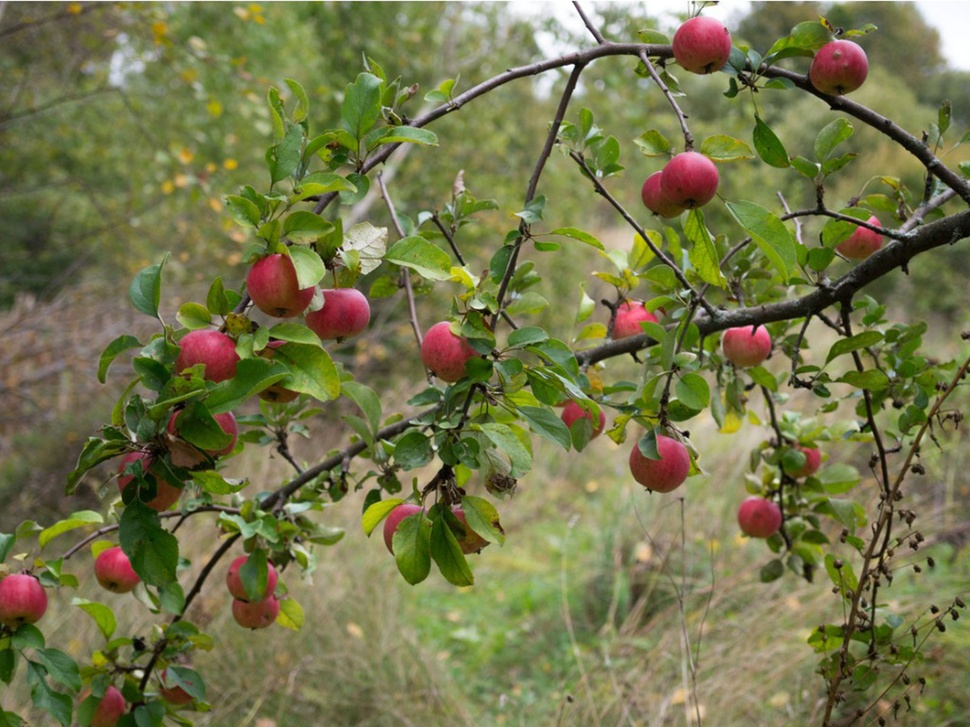
#> input picture Exercises_week1/appletree.jpg, 970 x 727 px, shrunk from 1600 x 1200 before the run
$ jupyter execute --allow-errors Weekly_proj_part1.ipynb
#> lines starting #> are read from the running program, lines starting #| are printed output that depends on the picture; after the words box and inside, x2 and y2 are one past the last pixel; in counts of white or black regions, pixels touching at a corner belong together
[cell 1]
import cv2
import numpy as np
from matplotlib import pyplot as plt
import imutils

[cell 2]
bgr_img = cv2.imread("appletree.jpg")
#> bgr_img is the input picture: shape (727, 970, 3); mean B, G, R 74.3, 117, 116.1
b,g,r = cv2.split(bgr_img)       # get b,g,r
image = cv2.merge([r,g,b])
(h, w, d) = image.shape
#> h = 727; w = 970; d = 3
print("width={}, height={}, depth={}".format(w, h, d))
#| width=970, height=727, depth=3
plt.imshow(image)

[cell 3]
gray = cv2.cvtColor(image.copy(), cv2.COLOR_RGB2GRAY)
plt.imshow(gray, cmap = 'gray')

[cell 4]
titles=['r','g','b']
plt.figure(figsize = (16,4))
for i in range(2):
    channel = np.zeros_like(image)
    channel[:,:,i] = image[:,:,i]
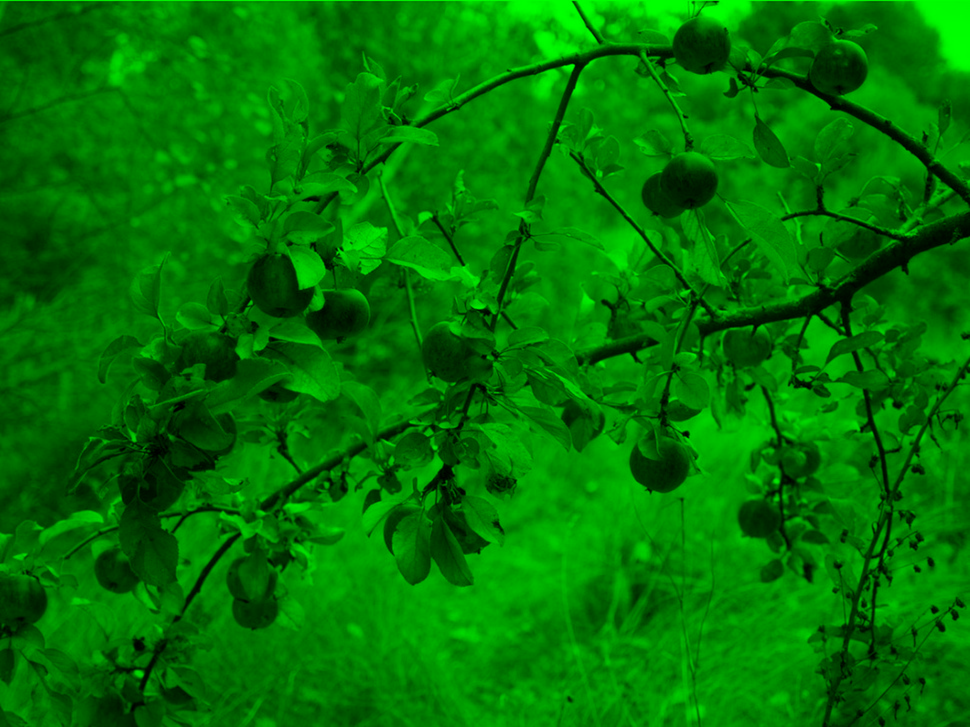
#> channel: shape (727, 970, 3); mean R, G, B 0, 117, 0
img_g = channel
plt.imshow(img_g)

[cell 5]
gray = cv2.cvtColor(img_g, cv2.COLOR_RGB2GRAY)
plt.imshow(gray, cmap = 'gray')

[cell 6]
hsv = cv2.cvtColor(image,cv2.COLOR_BGR2HSV)
#> hsv: shape (727, 970, 3); mean H, S, V 88.9, 111.3, 123.9
kernel = np.ones((19,19),np.uint8)  #

lowerBound = np.array([100,80,0])
upperBound = np.array([180,255,255])
#lowerBound = np.array([100,80,0])
#upperBound = np.array([255,255,255])
mask = cv2.inRange(hsv,lowerBound,upperBound);
#> mask: shape (727, 970); 8.4% white; 923 white regions (707 under 20 px), largest, box (x1, y1, x2, y2) and area: (244, 253, 316, 321) 3213, (640, 154, 720, 214) 3198, (654, 18, 731, 74) 2558
image_result = cv2.bitwise_and(image,image,mask=mask)
plt.imshow(image_result)
#img = cv2.morphologyEx(image_result,cv2.MORPH_OPEN,kernel)
#plt.imshow(img,cmap='gray')
#img.dtype

[cell 7]
kernel = np.ones((19,19),np.uint8)
opening = cv2.morphologyEx(image_result, cv2.MORPH_OPEN, kernel)
plt.imshow(opening)

[cell 8]
gray = cv2.cvtColor(opening, cv2.COLOR_RGB2GRAY)
plt.imshow(gray, cmap = 'gray')

[cell 9]
threshold = 10
threshold_value = 255

thresh = cv2.threshold(gray, threshold, threshold_value, cv2.THRESH_BINARY)[1]
#> thresh: shape (727, 970); 3.8% white; 16 white regions, largest, box (x1, y1, x2, y2) and area: (643, 157, 718, 209) 2948, (247, 254, 309, 313) 2865, (674, 21, 729, 68) 2249
plt.imshow(thresh, cmap='gray')

mask = thresh.copy()
mask = cv2.erode(mask, None, iterations = 3)
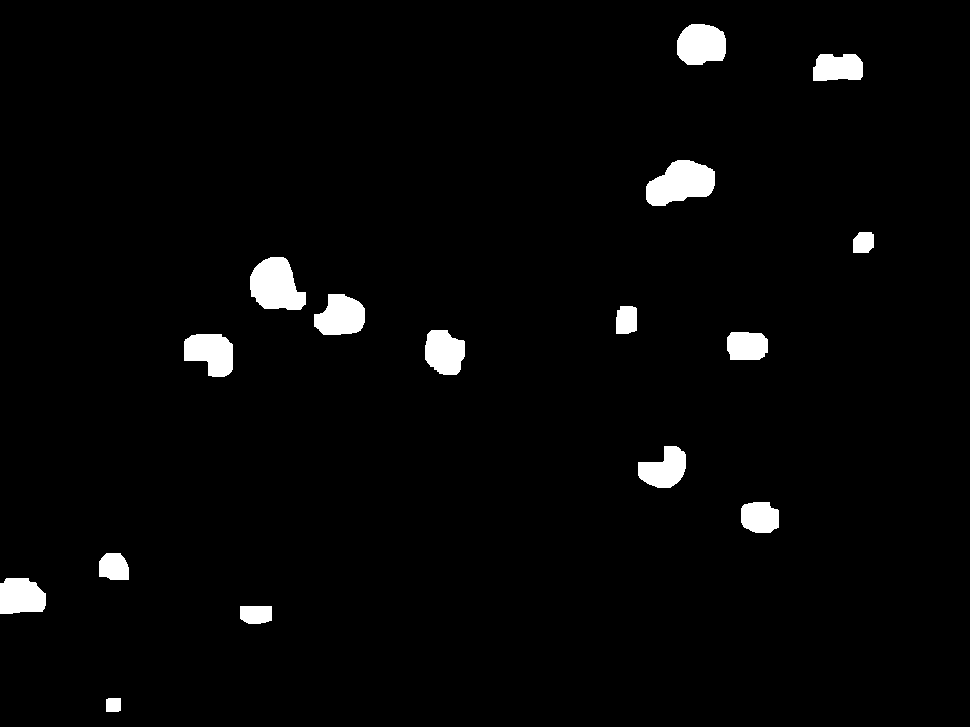
#> mask: shape (727, 970); 2.7% white; 16 white regions
plt.imshow(mask, cmap = 'gray')

[cell 10]
#A)segment the apples
cnts = cv2.findContours(thresh.copy(), cv2.RETR_EXTERNAL, cv2.CHAIN_APPROX_SIMPLE)
#> cnts = 16 contours; largest, box (x1, y1, x2, y2) and area: (643, 157, 718, 209) 2846, (247, 254, 309, 313) 2766, (674, 21, 729, 68) 2166, (311, 291, 368, 338) 2098, (181, 331, 236, 380) 2093
cnts = imutils.grab_contours(cnts)
output = image.copy()
for c in cnts:
    # draw each contour on the output image with a 3px thick black outline
    cv2.drawContours(output, [c], -1, (0, 0, 0), 3)
#> this loop made 16 passes
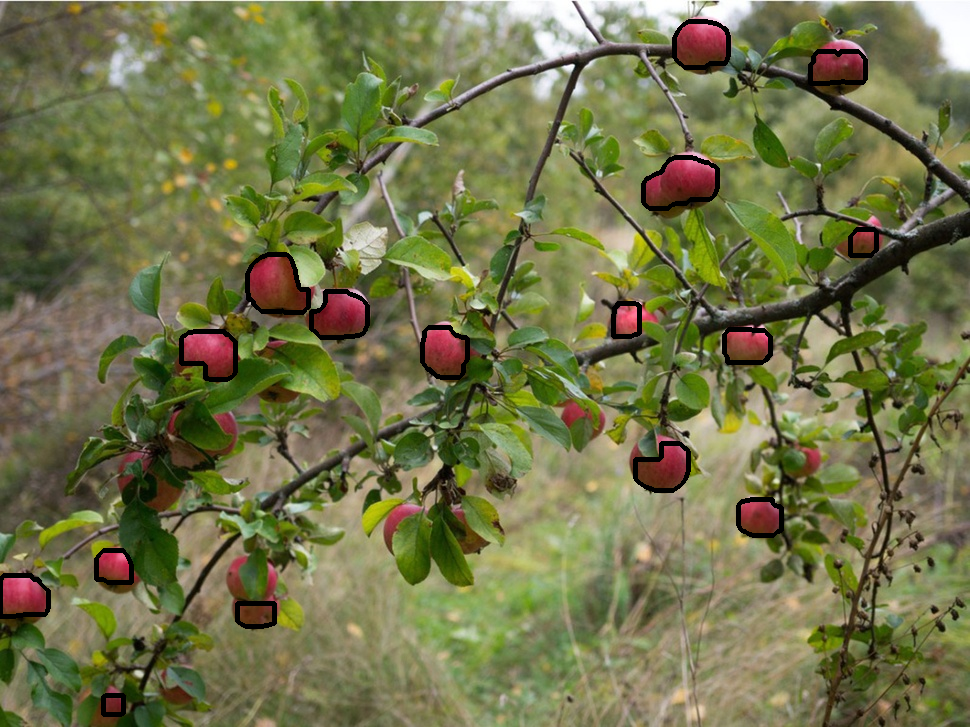
#> output: shape (727, 970, 3); mean R, G, B 114.1, 115.7, 73.3

plt.imshow(output)
print(len(cnts))
#| 16

[cell 11]
#B)count how many
with_text=output.copy()
text = "I found {} apples!".format(len(cnts))
#> text = 'I found 16 apples!'
cv2.putText(with_text, text, (200, 200),  cv2.FONT_HERSHEY_SIMPLEX, 4, (155, 0, 155), 5)
#> with_text: shape (727, 970, 3); 1.33% of pixels changed, all inside (x1, y1, x2, y2) = (213, 113, 970, 204)
plt.imshow(with_text)

[cell 12]
#C)change color of one of them
color_change=image.copy()
#> (the rest of this cell did not finish here and is left out)

[cell 13]
#D)segment the leaves
hsv_leaf = cv2.cvtColor(image,cv2.COLOR_BGR2HSV)

lowerBound = np.array([35,80,0])
upperBound = np.array([99,255,255])
#lowerBound = np.array([100,80,0])
#upperBound = np.array([255,255,255])
mask_leaf = cv2.inRange(hsv_leaf,lowerBound,upperBound);
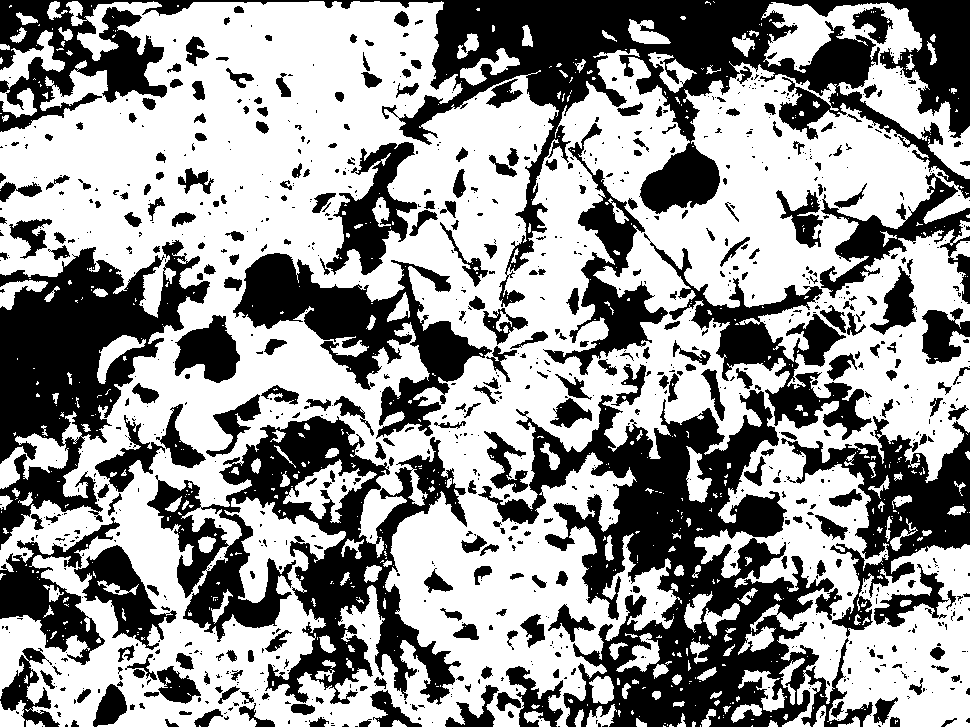
#> mask_leaf: shape (727, 970); 59% white; 1057 black regions (735 under 20 px)
leaf_result = cv2.bitwise_and(image,image,mask=mask_leaf)
plt.imshow(leaf_result)

kernel = np.ones((9,9),np.uint8)
opening_leaf = cv2.morphologyEx(leaf_result, cv2.MORPH_OPEN, kernel)
plt.imshow(opening_leaf)

[cell 14]
leaf_gray =cv2.cvtColor(opening_leaf, cv2.COLOR_RGB2GRAY)
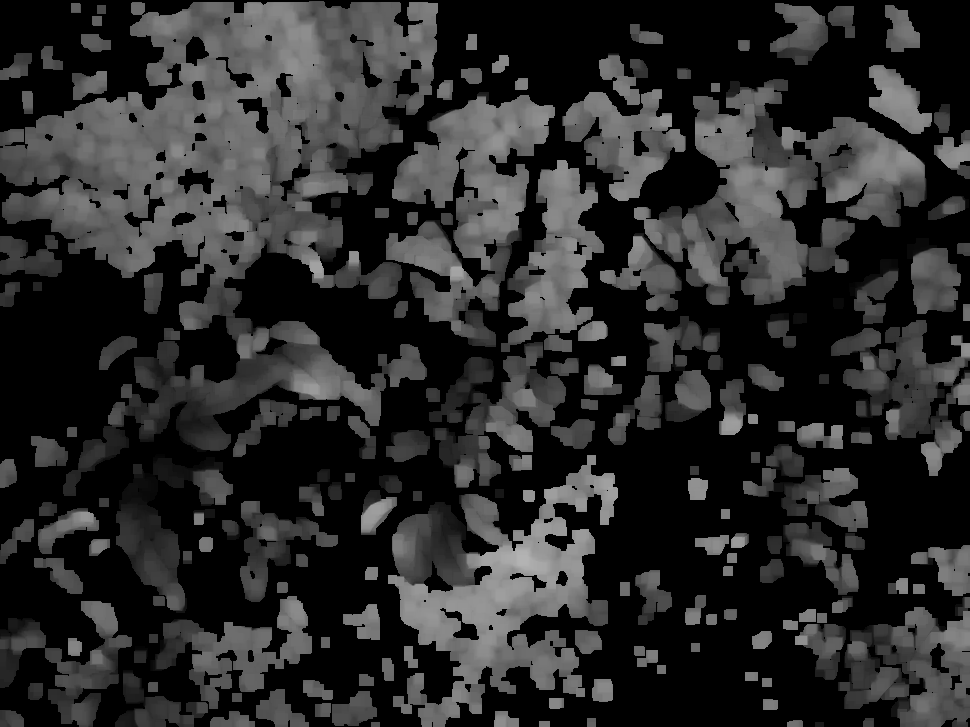
#> leaf_gray: shape (727, 970); min 0, max 179, mean 43.2
cnts_leaf = cv2.findContours(leaf_gray, cv2.RETR_EXTERNAL, cv2.CHAIN_APPROX_SIMPLE)
#> cnts_leaf = 169 contours; largest, box (x1, y1, x2, y2) and area: (0, 1, 438, 496) 100566, (600, 79, 927, 311) 33512, (388, 455, 618, 727) 30324, (386, 92, 555, 347) 20817, (838, 597, 970, 727) 11748
cnts_leaf = imutils.grab_contours(cnts_leaf)
output = image.copy()
for c in cnts_leaf:
    # draw each contour on the output image with a 3px thick black outline
    cv2.drawContours(output, [c], -1, (0, 0, 0), 3)
#> this loop made 169 passes
#> c on passes 1 to 3: [[815, 722], [815, 726], [823, 726], [823, 722]], [[371, 722], [371, 726], [379, 726], [379, 722]], [[539, 721], [539, 726], [549, 726], [549, 721]]
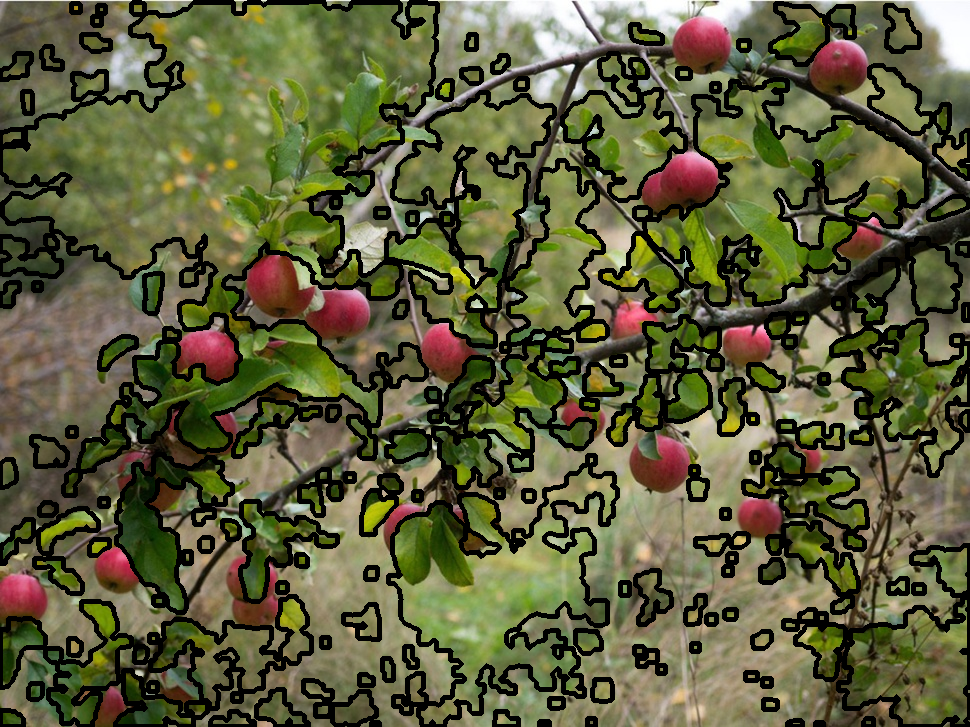
#> output: shape (727, 970, 3); mean R, G, B 94, 94.1, 60.3

plt.imshow(output)
print(len(cnts_leaf))
#| 169
